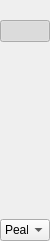
<?xml version="1.0" encoding="UTF-8"?>
<ui version="4.0">
 <class>EqviewNormalSeg</class>
 <widget class="QWidget" name="EqviewNormalSeg">
  <property name="geometry">
   <rect>
    <x>0</x>
    <y>0</y>
    <width>50</width>
    <height>241</height>
   </rect>
  </property>
  <property name="windowTitle">
   <string>Form</string>
  </property>
  <layout class="QVBoxLayout" name="verticalLayout">
   <property name="leftMargin">
    <number>0</number>
   </property>
   <property name="topMargin">
    <number>0</number>
   </property>
   <property name="rightMargin">
    <number>0</number>
   </property>
   <property name="bottomMargin">
    <number>0</number>
   </property>
   <item alignment="Qt::AlignHCenter">
    <widget class="QLabel" name="label">
     <property name="sizePolicy">
      <sizepolicy hsizetype="Fixed" vsizetype="Fixed">
       <horstretch>0</horstretch>
       <verstretch>0</verstretch>
      </sizepolicy>
     </property>
     <property name="minimumSize">
      <size>
       <width>30</width>
       <height>0</height>
      </size>
     </property>
     <property name="text">
      <string/>
     </property>
     <property name="alignment">
      <set>Qt::AlignCenter</set>
     </property>
    </widget>
   </item>
   <item alignment="Qt::AlignHCenter">
    <widget class="QPushButton" name="pushButton">
     <property name="sizePolicy">
      <sizepolicy hsizetype="Fixed" vsizetype="Fixed">
       <horstretch>0</horstretch>
       <verstretch>0</verstretch>
      </sizepolicy>
     </property>
     <property name="minimumSize">
      <size>
       <width>50</width>
       <height>0</height>
      </size>
     </property>
     <property name="text">
      <string/>
     </property>
     <property name="checkable">
      <bool>true</bool>
     </property>
     <property name="checked">
      <bool>true</bool>
     </property>
    </widget>
   </item>
   <item alignment="Qt::AlignHCenter">
    <widget class="ConfigGainWidget" name="spinBoxFreq" native="true">
     <property name="minimumSize">
      <size>
       <width>50</width>
       <height>50</height>
      </size>
     </property>
    </widget>
   </item>
   <item alignment="Qt::AlignHCenter">
    <widget class="ConfigGainWidget" name="spinBoxGain" native="true">
     <property name="minimumSize">
      <size>
       <width>50</width>
       <height>50</height>
      </size>
     </property>
    </widget>
   </item>
   <item alignment="Qt::AlignHCenter">
    <widget class="ConfigGainWidget" name="spinBoxQ" native="true">
     <property name="minimumSize">
      <size>
       <width>50</width>
       <height>50</height>
      </size>
     </property>
    </widget>
   </item>
   <item alignment="Qt::AlignHCenter">
    <widget class="QComboBox" name="comboBox_EqType">
     <property name="maximumSize">
      <size>
       <width>50</width>
       <height>16777215</height>
      </size>
     </property>
     <item>
      <property name="text">
       <string>Peak</string>
      </property>
     </item>
     <item>
      <property name="text">
       <string>HPass</string>
      </property>
     </item>
     <item>
      <property name="text">
       <string>LPass</string>
      </property>
     </item>
     <item>
      <property name="text">
       <string>HShelf</string>
      </property>
     </item>
     <item>
      <property name="text">
       <string>LShelf</string>
      </property>
     </item>
    </widget>
   </item>
  </layout>
 </widget>
 <customwidgets>
  <customwidget>
   <class>ConfigGainWidget</class>
   <extends>QWidget</extends>
   <header>customWidget/configgainwidget.h</header>
   <container>1</container>
  </customwidget>
 </customwidgets>
 <resources/>
 <connections/>
</ui>
